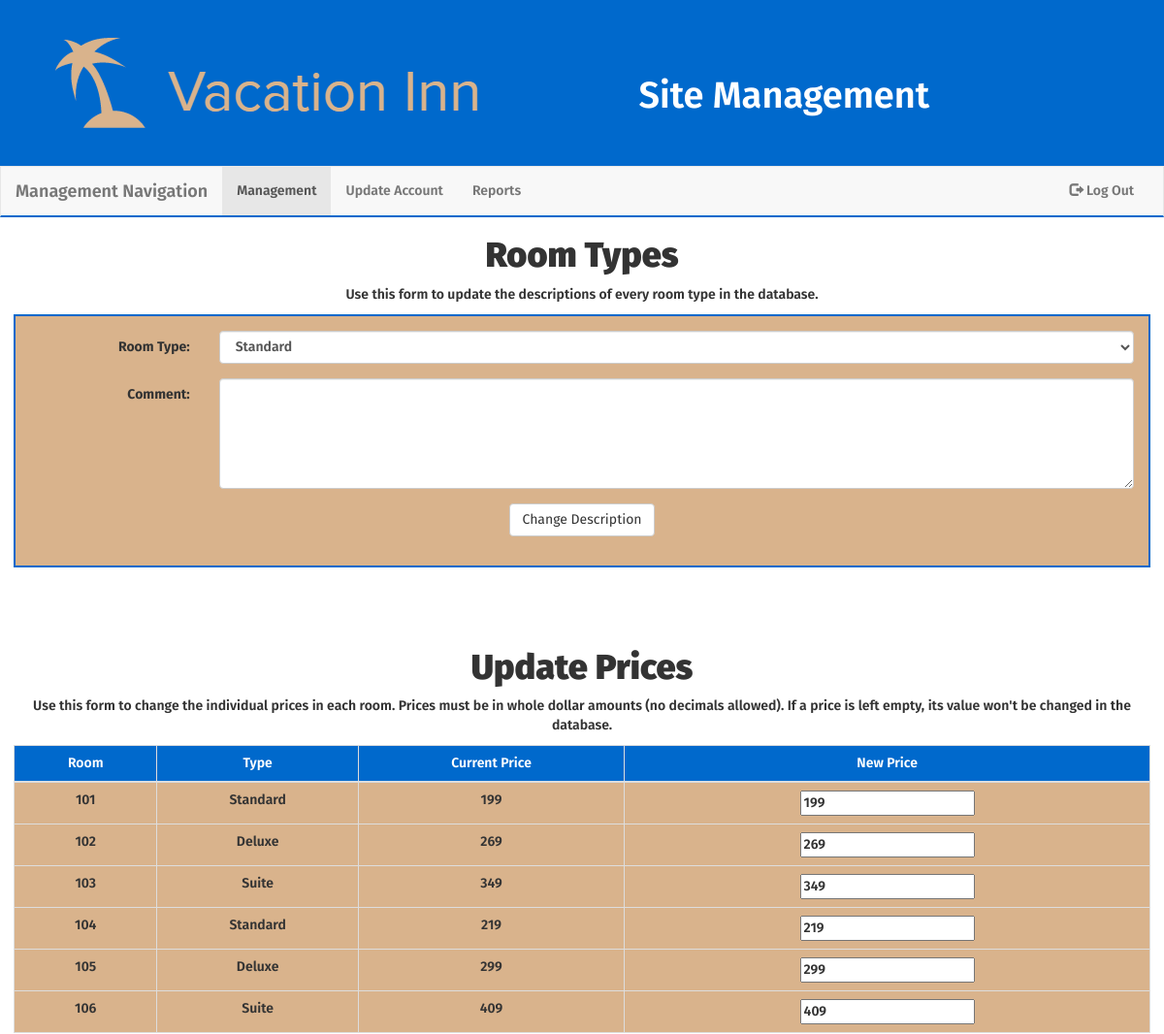
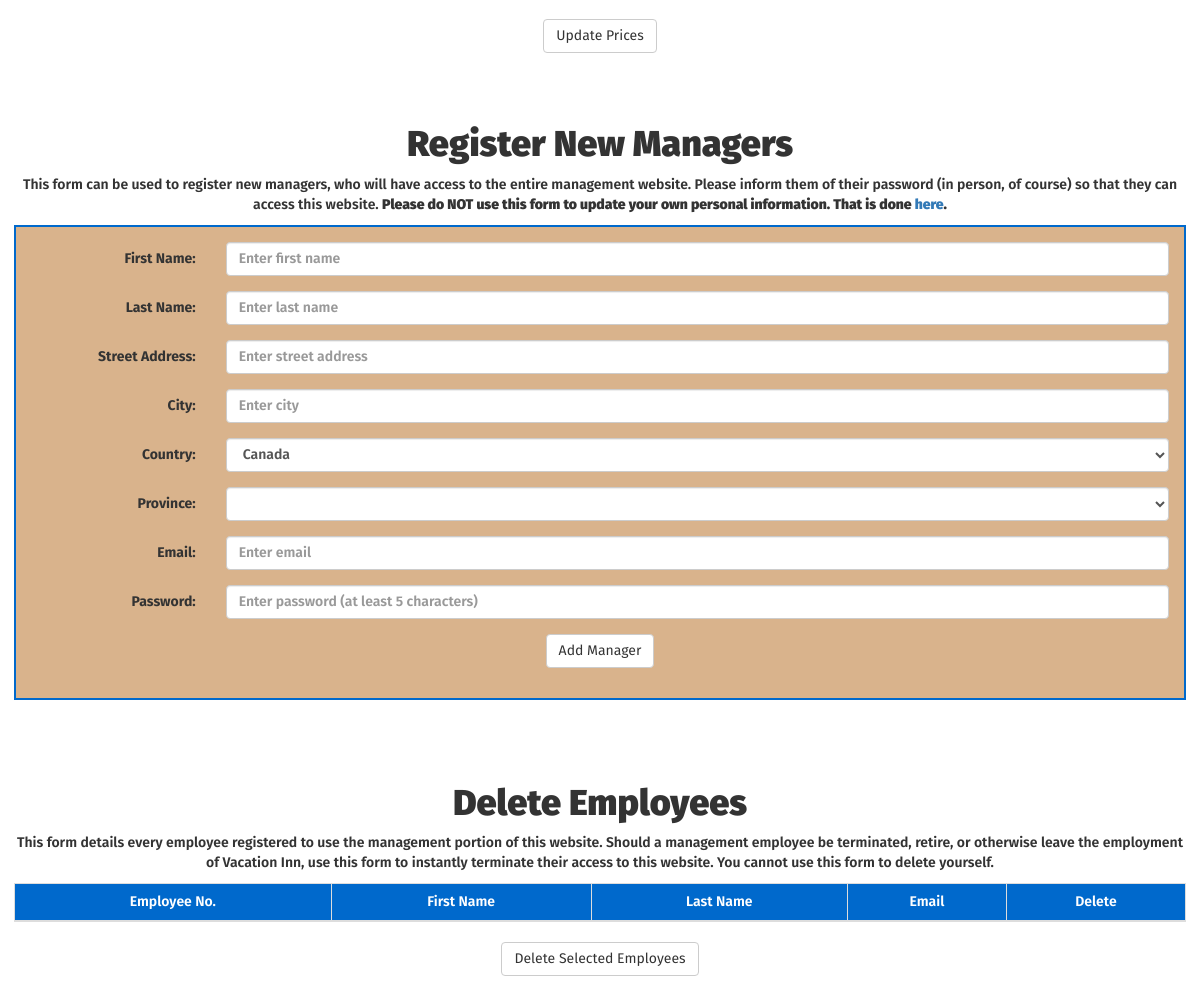
Page /Website/html/management.php (signed in) on the committed database (2 pictures, top to bottom).
### tables this page shows
CREATE TABLE IF NOT EXISTS rooms(
	room_number SMALLINT NOT NULL,
	room_type CHAR(1),
	base_price INT NOT NULL,
	PRIMARY KEY (room_number),
	FOREIGN KEY (room_type) REFERENCES room_types(room_type)
);

CREATE TABLE IF NOT EXISTS room_types(
	room_type CHAR(1) NOT NULL,
	room_type_description VARCHAR(15) NOT NULL,
	beds TINYINT NOT NULL,
	min_occupancy TINYINT NOT NULL,
	max_occupancy TINYINT NOT NULL,
	description VARCHAR(1000) NOT NULL,
	PRIMARY KEY (room_type)
);

CREATE TABLE IF NOT EXISTS countries(
	country_id CHAR(3) NOT NULL,
	country_name VARCHAR(50) NOT NULL,
	PRIMARY KEY (country_id)
);

### Website/html/management.php (the view, shortened to what this page needs)
<?php
	require_once 'databaseinfo.php';
?>
<!DOCTYPE html>
<html lang="en">
  <head>
    <link href="../css/bootstrap.min.css" rel="stylesheet">
	<link href="../css/styles.css" rel="stylesheet">
  </head>
  <body>
	<?php
	$fname = '';
	$lname = '';
	$address = '';
	$email = '';
	$city = '';
	?>
	<div class="header">
		<div class="header-img">
			<img class="logo" src="../pictures/Logomakr_8eWW9h.png" alt="Vacation Inn">
		</div>
		<div class="header-slogan">
			Site Management
		</div>
	</div>
	<nav class="navbar navbar-default employee-navbar">
		<div class="container-fluid">
			<div class="navbar-header">
				<a class="navbar-brand" href="#">Management Navigation</a>
			</div>
			<div class="collapse navbar-collapse" id="myNavbar">
				<ul class="nav navbar-nav">
					<li class="active"><a href="management.php">Management</a></li>
					<li><a href="updateemployee.php">Update Account</a></li>
					<li><a href="reports.php">Reports</a></li>
				</ul>
				<ul class="nav navbar-nav navbar-right">
					<li><a href="logout.php"><span class="glyphicon glyphicon-log-out"></span> Log Out</a></li>
				</ul>
			</div>
		</div>
	</nav>
	<div class="main">
	<h1 class="bold text-center">Room Types</h1>
	<p class="text-center">Use this form to update the descriptions of every room type in the database.</p>
	<form class="form-horizontal form-render" action="management.php" method="post" id="room-type-select-form">
		<div class="form-group">
			<label id="state-label" class="control-label col-sm-2" for="room-type-select">Room Type:</label>
			<div class="col-sm-10">
				<select class="form-control" id="room-type-select" name="room-type-select">
				<?php
				$query = "SELECT room_type, room_type_description FROM room_types";
				$result = $conn->query($query);
				$rows = $result->num_rows;
				for ($i = 0; $i < $rows; ++$i) {
					$result->data_seek($i);
					$row = $result->fetch_array(MYSQLI_NUM);
					echo "<option value='$row[0]'" . (($i === 0) ? ' selected' : '') . ">$row[1]</option>";
				}
				?>
				</select>
			</div>
		</div>
		<div class="form-group">
			<label for="room-type-description" class="control-label col-sm-2">Comment:</label>
			<div class="col-sm-10">
				<textarea class="form-control" rows="5" name="room-type-description" id="room-type-description">
				</textarea>
			</div>
		</div>
		<div class="form-group">
			<div class="col-sm-12 text-center">
				<button type="submit" class="btn btn-default" name="room-type-change" id="room-type-change">Change Description</button>
			</div>
		</div>
	</form>
	<h1 class="bold text-center">Update Prices</h1>
	<p class="text-center">Use this form to change the individual prices in each room. Prices must be in whole dollar amounts (no decimals allowed).
		If a price is left empty, its value won't be changed in the database.</p>
	<form action="management.php" method="post" id="room-price-form">
		<table class="table table-hover table-bordered table-render" id="room-price-table">
			<thead>
				<tr>
					<th>Room</th>
					<th>Type</th>
					<th>Current Price</th>
					<th>New Price</th>
				</tr>
			</thead>
			<tbody>
			<?php
			$query = "SELECT room_number, room_type_description, base_price FROM rooms NATURAL JOIN room_types ORDER BY room_number";
			$result = $conn->query($query);
			$rows = $result->num_rows;
			for ($i = 0; $i < $rows; ++$i) {
				$result->data_seek($i);
				$row = $result->fetch_array(MYSQLI_NUM);
				echo "<tr>";
					for ($j = 0; $j < 3; ++$j) {
						echo "<td>$row[$j]</td>";
					}
				echo "<td><input type='number' name='prices[]' value='$row[2]'></td>";
				echo "</tr>";
			}
			?>
			</tbody>
		</table>
		<div class="form-group">
			<div class="col-sm-12 text-center">
				<button type="submit" class="btn btn-default" name="room-price-change" id="room-price-change">Update Prices</button>
			</div>
		</div>
	</form>
	<h1 class="bold text-center">Register New Managers</h1>
	<p class="text-center">This form can be used to register new managers, who will have access to the entire management website.
	Please inform them of their password (in person, of course) so that they can access this website.
	<span class="bold">Please do NOT use this form to update your own personal information. That is done <a href="updateemployee.php">here</a>.</span></p>
	<?php echo <<<_END
	<form class="form-horizontal form-render" action="management.php" method="post" id="add-employee-form">
		<div class="form-group">
			<label class="control-label col-sm-2" for="fname">First Name:</label>
			<div class="col-sm-10">
				<input type="text" class="form-control" id="fname" name="fname" placeholder="Enter first name" value="$fname">
			</div>
		</div>
		<div class="form-group">
			<label class="control-label col-sm-2" for="lname">Last Name:</label>
			<div class="col-sm-10">
				<input type="text" class="form-control" id="lname" name="lname" placeholder="Enter last name" value="$lname">
			</div>
		</div>
		<div class="form-group">
			<label class="control-label col-sm-2" for="address">Street Address:</label>
			<div class="col-sm-10">
				<input type="text" class="form-control" id="address" name="address" placeholder="Enter street address" value="$address">
			</div>
		</div>
		<div class="form-group">
			<label class="control-label col-sm-2" for="city">City:</label>
			<div class="col-sm-10">
				<input type="text" class="form-control" id="city" name="city" placeholder="Enter city" value="$city">
			</div>
		</div>
		<div class="form-group">
			<label id="country-label" class="control-label col-sm-2" for="country">Country:</label>
			<div class="col-sm-10">
			<select class="form-control" id="country" name="country">
_END;
			$query = "SELECT country_id, country_name FROM countries ORDER BY country_name";
			$result = $conn->query($query);
			$rows = $result->num_rows;
			for ($i = 0; $i < $rows; ++$i) {
				$result->data_seek($i);
				$row = $result->fetch_array(MYSQLI_NUM);
				if ($row[0] == 'CAN') {
					echo "<option value='CAN' selected>Canada</option>";
				} else {
					echo "<option value='$row[0]'>$row[1]</option>";
				}
			}
			echo <<<_END
			</select>
			</div>
		</div>
		<div class="form-group">
			<label id="state-label" class="control-label col-sm-2" for="state">Province:</label>
			<div class="col-sm-10">
				<select class="form-control" id="state" name="state">
				</select>
			</div>
		</div>
		<div class="form-group">
			<label class="control-label col-sm-2" for="email">Email:</label>
			<div class="col-sm-10">
				<input type="email" class="form-control" id="email" name="email" placeholder="Enter email" value="$email">
			</div>
		</div>
		<div class="form-group">
			<label class="control-label col-sm-2" for="password">Password:</label>
			<div class="col-sm-10">
				<input type="password" class="form-control" id="password" name="password" placeholder="Enter password (at least 5 characters)">
			</div>
		</div>
		<div class="form-group">
			<div class="col-sm-12 text-center">
				<button type="submit" class="btn btn-default" name="add-employee" id="add-employee">Add Manager</button>
			</div>
		</div>
	</form>
_END;
?>
	<h1 class="text-center bold">Delete Employees</h1>
	<p class="text-center">This form details every employee registered to use the management portion of this website. Should a management employee be terminated, retire,
	or otherwise leave the employment of Vacation Inn, use this form to instantly terminate their access to this website. You cannot use this form to delete yourself.</p>
	<p class="bold green" id="delete-employee-error-message">
	<form id="dismiss-employees" class="table-render" method="post" action="management.php">
		<table class="table table-hover table-bordered" id="reservation-table">
			<thead>
				<tr>
					<th class="vanish">Employee No.</th>
					<th>First Name</th>
					<th>Last Name</th>
					<th class="vanish">Email</th>
					<th>Delete</th>
				</tr>
			</thead>
		</table>
		<div class="form-group">
			<div class="col-sm-12 text-center">
				<button type="submit" class="btn btn-default" name="employee-delete" id="employee-delete">Delete Selected Employees</button>
			</div>
		</div>
	</form>
	</div>
  </body>
</html>

### Website/css/styles.css (style rules this page uses)
body { font-family: "Fira Sans", "Helvetica", "Arial", sans-serif; font-weight: 600; }
.header { padding: 1em; margin: 1em; overflow: hidden; }
.header-img { width: 50%; }
img.logo { max-width: 95%; max-height: 95%; float: left; }
.header-slogan { color: #fff; display: table-cell; font-size: 3.2vw; padding-top: 5%; float: right; height: 100%; width: 45%; }
@media screen and (min-width: 1180px) { .header-slogan { font-size: 38px; padding-top: 57px; } }
.bold { font-weight: 900; }
.green { color: green; }
.text-center { text-align: center; }
.header { background-color: #0069cc; margin: 0; }
.main { margin-left: 1em; margin-right: 1em; }
#room-selections, #customer-info, #customer-update, #room-type-select-form, #add-employee-form, #dismiss-employees, #sorting-form { margin-bottom: 6em; }
#room-price-form { margin-bottom: 9em; }
.form-render { background-color: #d9b38c; padding: 15px; border: 2px solid #0069cc; margin-bottom: 15px; }
.table-render thead { background-color: #0069cc; color: #fff; }
.table-render tbody { background-color: #d9b38c; }
.table-render th, .table-render td { text-align: center; font-weight: 600; }
.employee-navbar { border-bottom: 2px solid #0069cc; }
#room-price-form input[type=number] { width: 100%; max-width: 15vw; }
.navbar { border-radius: 0; }

### rows in the picture
rooms: room_number "101", room_type.room_type_description "Standard", base_price "199"
rooms: room_number "102", room_type.room_type_description "Deluxe", base_price "269"
rooms: room_number "103", room_type.room_type_description "Suite", base_price "349"
rooms: room_number "104", room_type.room_type_description "Standard", base_price "219"
rooms: room_number "105", room_type.room_type_description "Deluxe", base_price "299"
rooms: room_number "106", room_type.room_type_description "Suite", base_price "409"
countries: country "Canada"

### other values in the picture
form field room-type-select "Standard"
